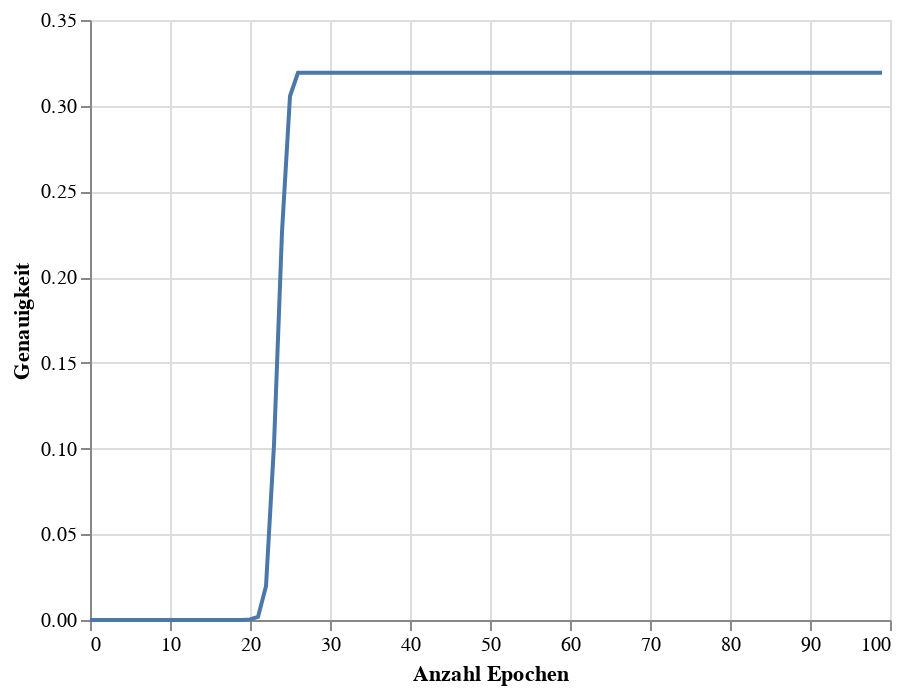

Write notebook code for a chart like this one.
### Code cell
accuracy_chart = alt.Chart(accuracy_df).mark_line().encode(
    x=alt.X('Epoch',title = 'Anzahl Epochen'),
    y=alt.Y('Accuracy', title = 'Genauigkeit')
)
accuracy_chart

### Figure 1 — Vega-Lite specification as saved in the notebook (floating-point values rounded to 4 significant figures)
{"config": {"view": {"continuousWidth": 400, "continuousHeight": 300}}, "data": {"name": "data-7879221c068b2abf6b5d70a7124e47e1"}, "mark": "line", "encoding": {"x": {"field": "Epoch", "title": "Anzahl Epochen", "type": "quantitative"}, "y": {"field": "Accuracy", "title": "Genauigkeit", "type": "quantitative"}}, "$schema": "https://vega.github.io/schema/vega-lite/v4.17.0.json", "datasets": {"data-7879221c068b2abf6b5d70a7124e47e1": [{"Epoch": 0, "Accuracy": 0.0}, {"Epoch": 1, "Accuracy": 0.0}, {"Epoch": 2, "Accuracy": 0.0}, {"Epoch": 3, "Accuracy": 0.0}, {"Epoch": 4, "Accuracy": 0.0}, {"Epoch": 5, "Accuracy": 0.0}, {"Epoch": 6, "Accuracy": 0.0}, {"Epoch": 7, "Accuracy": 0.0}, {"Epoch": 8, "Accuracy": 0.0}, {"Epoch": 9, "Accuracy": 0.0}, {"Epoch": 10, "Accuracy": 0.0}, {"Epoch": 11, "Accuracy": 0.0}, {"Epoch": 12, "Accuracy": 0.0}, {"Epoch": 13, "Accuracy": 0.0}, {"Epoch": 14, "Accuracy": 0.0}, {"Epoch": 15, "Accuracy": 0.0}, {"Epoch": 16, "Accuracy": 0.0}, {"Epoch": 17, "Accuracy": 0.0}, {"Epoch": 18, "Accuracy": 0.0}, {"Epoch": 19, "Accuracy": 0.0}, {"Epoch": 20, "Accuracy": 0.0003574}, {"Epoch": 21, "Accuracy": 0.001787}, {"Epoch": 22, "Accuracy": 0.01966}, {"Epoch": 23, "Accuracy": 0.1022}, {"Epoch": 24, "Accuracy": 0.2262}, {"Epoch": 25, "Accuracy": 0.3056}, {"Epoch": 26, "Accuracy": 0.3192}, {"Epoch": 27, "Accuracy": 0.3192}, {"Epoch": 28, "Accuracy": 0.3192}, {"Epoch": 29, "Accuracy": 0.3192}, {"Epoch": 30, "Accuracy": 0.3192}, {"Epoch": 31, "Accuracy": 0.3192}, {"Epoch": 32, "Accuracy": 0.3192}, {"Epoch": 33, "Accuracy": 0.3192}, {"Epoch": 34, "Accuracy": 0.3192}, {"Epoch": 35, "Accuracy": 0.3192}, {"Epoch": 36, "Accuracy": 0.3192}, {"Epoch": 37, "Accuracy": 0.3192}, {"Epoch": 38, "Accuracy": 0.3192}, {"Epoch": 39, "Accuracy": 0.3192}, {"Epoch": 40, "Accuracy": 0.3192}, {"Epoch": 41, "Accuracy": 0.3192}, {"Epoch": 42, "Accuracy": 0.3192}, {"Epoch": 43, "Accuracy": 0.3192}, {"Epoch": 44, "Accuracy": 0.3192}, {"Epoch": 45, "Accuracy": 0.3192}, {"Epoch": 46, "Accuracy": 0.3192}, {"Epoch": 47, "Accuracy": 0.3192}, {"Epoch": 48, "Accuracy": 0.3192}, {"Epoch": 49, "Accuracy": 0.3192}, {"Epoch": 50, "Accuracy": 0.3192}, {"Epoch": 51, "Accuracy": 0.3192}, {"Epoch": 52, "Accuracy": 0.3192}, {"Epoch": 53, "Accuracy": 0.3192}, {"Epoch": 54, "Accuracy": 0.3192}, {"Epoch": 55, "Accuracy": 0.3192}, {"Epoch": 56, "Accuracy": 0.3192}, {"Epoch": 57, "Accuracy": 0.3192}, {"Epoch": 58, "Accuracy": 0.3192}, {"Epoch": 59, "Accuracy": 0.3192}, {"Epoch": 60, "Accuracy": 0.3192}, {"Epoch": 61, "Accuracy": 0.3192}, {"Epoch": 62, "Accuracy": 0.3192}, {"Epoch": 63, "Accuracy": 0.3192}, {"Epoch": 64, "Accuracy": 0.3192}, {"Epoch": 65, "Accuracy": 0.3192}, {"Epoch": 66, "Accuracy": 0.3192}, {"Epoch": 67, "Accuracy": 0.3192}, {"Epoch": 68, "Accuracy": 0.3192}, {"Epoch": 69, "Accuracy": 0.3192}, {"Epoch": 70, "Accuracy": 0.3192}, {"Epoch": 71, "Accuracy": 0.3192}, {"Epoch": 72, "Accuracy": 0.3192}, {"Epoch": 73, "Accuracy": 0.3192}, {"Epoch": 74, "Accuracy": 0.3192}, {"Epoch": 75, "Accuracy": 0.3192}, {"Epoch": 76, "Accuracy": 0.3192}, {"Epoch": 77, "Accuracy": 0.3192}, {"Epoch": 78, "Accuracy": 0.3192}, {"Epoch": 79, "Accuracy": 0.3192}, {"Epoch": 80, "Accuracy": 0.3192}, {"Epoch": 81, "Accuracy": 0.3192}, {"Epoch": 82, "Accuracy": 0.3192}, {"Epoch": 83, "Accuracy": 0.3192}, {"Epoch": 84, "Accuracy": 0.3192}, {"Epoch": 85, "Accuracy": 0.3192}, {"Epoch": 86, "Accuracy": 0.3192}, {"Epoch": 87, "Accuracy": 0.3192}, {"Epoch": 88, "Accuracy": 0.3192}, {"Epoch": 89, "Accuracy": 0.3192}, {"Epoch": 90, "Accuracy": 0.3192}, {"Epoch": 91, "Accuracy": 0.3192}, {"Epoch": 92, "Accuracy": 0.3192}, {"Epoch": 93, "Accuracy": 0.3192}, {"Epoch": 94, "Accuracy": 0.3192}, {"Epoch": 95, "Accuracy": 0.3192}, {"Epoch": 96, "Accuracy": 0.3192}, {"Epoch": 97, "Accuracy": 0.3192}, {"Epoch": 98, "Accuracy": 0.3192}, {"Epoch": 99, "Accuracy": 0.3192}]}}
